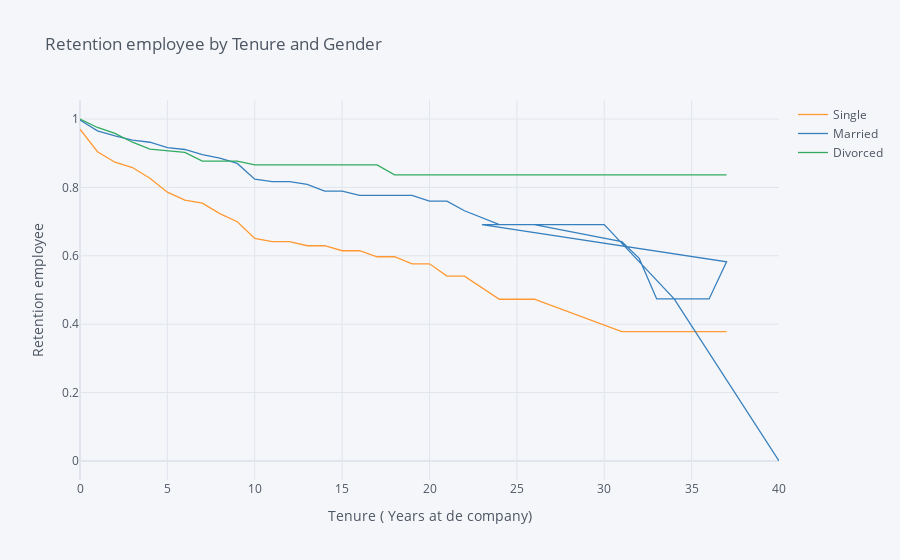

Write notebook code for a chart like this one.
### Markdown cell above
## 4. Let's switch to looking at retention rates from another demographic perspective: marital status. Generate and plot survival curves for the different marital statuses by number of years at the company.

### Code cell
rates = survival(data, 'MaritalStatus', 'YearsAtCompany', 'Attrition')

rates.iplot(kind='line', xTitle='Tenure ( Years at de company)', yTitle='Retention employee',
            title='Retention employee by Tenure and Gender')

### Figure 1 — Plotly figure (JSON) as saved in the notebook; plotly's stock layout.template omitted (floating-point values rounded to 4 significant figures)
{"data": [{"line": {"color": "rgba(255, 153, 51, 1.0)", "dash": "solid", "shape": "linear", "width": 1.3}, "mode": "lines", "name": "Single", "text": "", "type": "scatter", "x": [0, 1, 2, 3, 4, 5, 6, 7, 8, 9, 10, 11, 12, 13, 14, 15, 16, 17, 18, 19, 20, 21, 22, 24, 26, 31, 32, 33, 36, 37, 23, 25, 27, 29, 30, 34, 40], "y": [0.9702, 0.9044, 0.8736, 0.8581, 0.8268, 0.7861, 0.7628, 0.754, 0.7234, 0.6997, 0.6507, 0.6413, 0.6413, 0.6294, 0.6294, 0.6148, 0.6148, 0.5972, 0.5972, 0.5766, 0.5766, 0.5406, 0.5406, 0.473, 0.473, 0.3784, 0.3784, 0.3784, 0.3784, 0.3784, "", "", "", "", "", "", ""]}, {"line": {"color": "rgba(55, 128, 191, 1.0)", "dash": "solid", "shape": "linear", "width": 1.3}, "mode": "lines", "name": "Married", "text": "", "type": "scatter", "x": [0, 1, 2, 3, 4, 5, 6, 7, 8, 9, 10, 11, 12, 13, 14, 15, 16, 17, 18, 19, 20, 21, 22, 24, 26, 31, 32, 33, 36, 37, 23, 25, 27, 29, 30, 34, 40], "y": [0.997, 0.9654, 0.9506, 0.9381, 0.932, 0.9164, 0.9109, 0.8958, 0.8858, 0.8702, 0.8239, 0.817, 0.817, 0.8086, 0.7894, 0.7894, 0.7768, 0.7768, 0.7768, 0.7768, 0.7599, 0.7599, 0.7318, 0.6911, 0.6911, 0.6418, 0.5924, 0.4739, 0.4739, 0.5825, 0.6911, 0.6911, 0.6911, 0.6911, 0.6911, 0.4739, 0]}, {"line": {"color": "rgba(50, 171, 96, 1.0)", "dash": "solid", "shape": "linear", "width": 1.3}, "mode": "lines", "name": "Divorced", "text": "", "type": "scatter", "x": [0, 1, 2, 3, 4, 5, 6, 7, 8, 9, 10, 11, 12, 13, 14, 15, 16, 17, 18, 19, 20, 21, 22, 24, 26, 31, 32, 33, 36, 37, 23, 25, 27, 29, 30, 34, 40], "y": [1, 0.9752, 0.9581, 0.9321, 0.9122, 0.9078, 0.9021, 0.8769, 0.8769, 0.8769, 0.8657, 0.8657, 0.8657, 0.8657, 0.8657, 0.8657, 0.8657, 0.8657, 0.8368, 0.8368, 0.8368, 0.8368, 0.8368, 0.8368, 0.8368, 0.8368, 0.8368, 0.8368, 0.8368, 0.8368, 0.8368, 0.8368, 0.8368, 0.8368, "", "", ""]}], "layout": {"autosize": true, "legend": {"bgcolor": "#F5F6F9", "font": {"color": "#4D5663"}}, "paper_bgcolor": "#F5F6F9", "plot_bgcolor": "#F5F6F9", "title": {"font": {"color": "#4D5663"}, "text": "Retention employee by Tenure and Gender"}, "xaxis": {"autorange": true, "gridcolor": "#E1E5ED", "range": [0, 40], "showgrid": true, "tickfont": {"color": "#4D5663"}, "title": {"font": {"color": "#4D5663"}, "text": "Tenure ( Years at de company)"}, "type": "linear", "zerolinecolor": "#E1E5ED"}, "yaxis": {"autorange": true, "gridcolor": "#E1E5ED", "range": [-0.05556, 1.056], "showgrid": true, "tickfont": {"color": "#4D5663"}, "title": {"font": {"color": "#4D5663"}, "text": "Retention employee"}, "type": "linear", "zerolinecolor": "#E1E5ED"}}}
